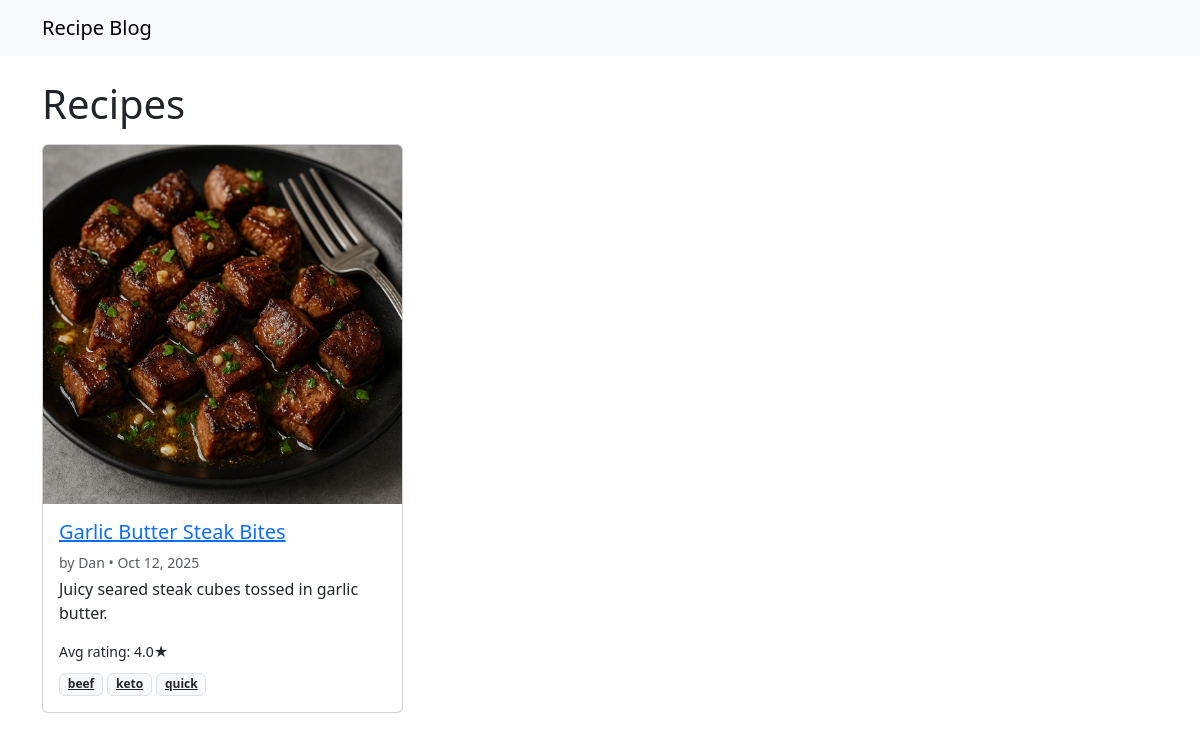
/?tag=beef, run on the app's committed database.
### recipes/models.py (models this page shows, shortened)
class Recipe(models.Model):
    author = models.ForeignKey(User, on_delete=models.CASCADE, related_name="recipes")
    title = models.CharField(max_length=200)
    slug = models.SlugField(max_length=220, unique=True)
    excerpt = models.TextField(max_length=300, blank=True)
    description = models.TextField()
    ingredients = models.TextField(help_text="One per line")
    steps = models.TextField(help_text="One step per line")
    tags = models.CharField(max_length=250, blank=True, help_text="Comma-separated tags")
    prep_minutes = models.PositiveIntegerField(default=0)
    cook_minutes = models.PositiveIntegerField(default=0)
    servings = models.PositiveIntegerField(default=1)
    image = models.ImageField(upload_to="recipes/", blank=True, null=True)
    status = models.CharField(max_length=10, choices=STATUS_CHOICES, default="draft")
    created_at = models.DateTimeField(auto_now_add=True)
    updated_at = models.DateTimeField(auto_now=True)
    class Meta:
        ordering = ["-created_at"]
    def tag_list(self) -> list[str]:
        return [t.strip() for t in self.tags.split(",") if t.strip()]
    @property
    def average_rating(self) -> float:
        agg = self.ratings.aggregate(models.Avg("stars"))
        return round(agg["stars__avg"] or 0, 1)

### recipes/views.py (the view, shortened to what this page needs)
# urls.py: path("", views.RecipeListView.as_view(), name="recipe_list"),
class RecipeListView(ListView):
    model = Recipe
    template_name = "recipes/recipe_list.html"
    context_object_name = "recipes"
    paginate_by = 9
    def get_queryset(self):
        qs = Recipe.objects.filter(status="published")
        q = self.request.GET.get("q")
        tag = self.request.GET.get("tag")
        if tag:
            qs = qs.filter(tags__icontains=tag)
        return qs

### recipes/templates/recipes/recipe_list.html (shortened to what this page needs)
{% extends "base.html" %}
{% block content %}
<h1 class="mb-3">Recipes</h1>
<div class="row g-3">
  {% for r in recipes %}
  <div class="col-md-4">
    <div class="card h-100">
      {% if r.image %}<img src="{{ r.image.url }}" class="card-img-top" alt="{{ r.title }}">{% endif %}
      <div class="card-body">
        <h5 class="card-title"><a href="{% url 'recipe_detail' r.slug %}">{{ r.title }}</a></h5>
        <p class="text-muted small mb-1">by {{ r.author.username }} • {{ r.created_at|date:"M d, Y" }}</p>
        {% if r.excerpt %}<p class="card-text">{{ r.excerpt }}</p>{% endif %}
        {% if r.average_rating %}<div class="small">Avg rating: {{ r.average_rating }}★</div>{% endif %}
        <div class="mt-2">
          {% for t in r.tag_list %}
            <a class="badge bg-light text-dark border" href="?tag={{ t|urlencode }}">{{ t }}</a>
          {% endfor %}
        </div>
      </div>
    </div>
  </div>
  {% empty %}
    <p>No recipes yet.</p>
  {% endfor %}
</div>
{% endblock %}

### static/site.css (style rules this page uses)
img { max-width: 100%; height: auto; }

### data on the page
Recipe: image (picture), title "Garlic Butter Steak Bites", author.username "Dan", created_at "Oct 12, 2025", excerpt "Juicy seared steak cubes tossed in garlic butter.", average_rating "4.0", tag_list "beef" "keto" "quick"
